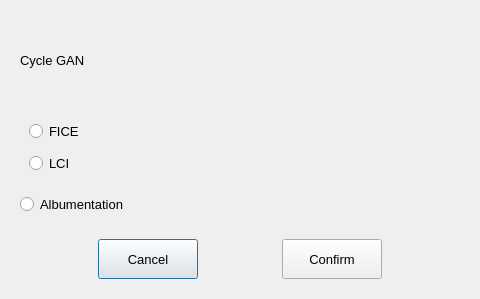
<?xml version="1.0" encoding="UTF-8"?>
<ui version="4.0">
 <class>GenerateDialog</class>
 <widget class="QDialog" name="GenerateDialog">
  <property name="geometry">
   <rect>
    <x>0</x>
    <y>0</y>
    <width>480</width>
    <height>299</height>
   </rect>
  </property>
  <property name="windowTitle">
   <string>Dialog</string>
  </property>
  <layout class="QVBoxLayout" name="verticalLayout_4">
   <item>
    <widget class="QFrame" name="frame">
     <property name="frameShape">
      <enum>QFrame::NoFrame</enum>
     </property>
     <property name="frameShadow">
      <enum>QFrame::Raised</enum>
     </property>
     <layout class="QVBoxLayout" name="verticalLayout_2">
      <item>
       <widget class="QLabel" name="label">
        <property name="font">
         <font>
          <pointsize>10</pointsize>
         </font>
        </property>
        <property name="text">
         <string>Cycle GAN</string>
        </property>
       </widget>
      </item>
      <item>
       <widget class="QFrame" name="frame_2">
        <property name="frameShape">
         <enum>QFrame::NoFrame</enum>
        </property>
        <property name="frameShadow">
         <enum>QFrame::Raised</enum>
        </property>
        <layout class="QVBoxLayout" name="verticalLayout">
         <item>
          <widget class="QRadioButton" name="fice">
           <property name="font">
            <font>
             <pointsize>10</pointsize>
            </font>
           </property>
           <property name="text">
            <string>FICE</string>
           </property>
          </widget>
         </item>
         <item>
          <widget class="QRadioButton" name="lci">
           <property name="font">
            <font>
             <pointsize>10</pointsize>
            </font>
           </property>
           <property name="text">
            <string>LCI</string>
           </property>
          </widget>
         </item>
        </layout>
       </widget>
      </item>
      <item>
       <widget class="QRadioButton" name="albumentation">
        <property name="font">
         <font>
          <pointsize>10</pointsize>
         </font>
        </property>
        <property name="text">
         <string>Albumentation</string>
        </property>
       </widget>
      </item>
     </layout>
    </widget>
   </item>
   <item>
    <widget class="QFrame" name="frame_3">
     <property name="sizePolicy">
      <sizepolicy hsizetype="Preferred" vsizetype="Fixed">
       <horstretch>0</horstretch>
       <verstretch>0</verstretch>
      </sizepolicy>
     </property>
     <property name="styleSheet">
      <string notr="true">QPushButton:pressed{
	padding-top: 5px;
}

#btnCancel:hover{
	border: 2px solid red;
	border-radius: 3px;
}

#btnConfirm:hover{
	border: 2px solid green;
	border-radius: 3px;
}</string>
     </property>
     <property name="frameShape">
      <enum>QFrame::NoFrame</enum>
     </property>
     <property name="frameShadow">
      <enum>QFrame::Raised</enum>
     </property>
     <layout class="QHBoxLayout" name="horizontalLayout_2">
      <item>
       <widget class="QPushButton" name="btnCancel">
        <property name="minimumSize">
         <size>
          <width>100</width>
          <height>40</height>
         </size>
        </property>
        <property name="maximumSize">
         <size>
          <width>100</width>
          <height>40</height>
         </size>
        </property>
        <property name="font">
         <font>
          <pointsize>10</pointsize>
         </font>
        </property>
        <property name="text">
         <string>Cancel</string>
        </property>
       </widget>
      </item>
      <item>
       <widget class="QPushButton" name="btnConfirm">
        <property name="minimumSize">
         <size>
          <width>100</width>
          <height>40</height>
         </size>
        </property>
        <property name="maximumSize">
         <size>
          <width>100</width>
          <height>40</height>
         </size>
        </property>
        <property name="font">
         <font>
          <pointsize>10</pointsize>
         </font>
        </property>
        <property name="text">
         <string>Confirm</string>
        </property>
       </widget>
      </item>
     </layout>
    </widget>
   </item>
  </layout>
 </widget>
 <resources/>
 <connections/>
</ui>
